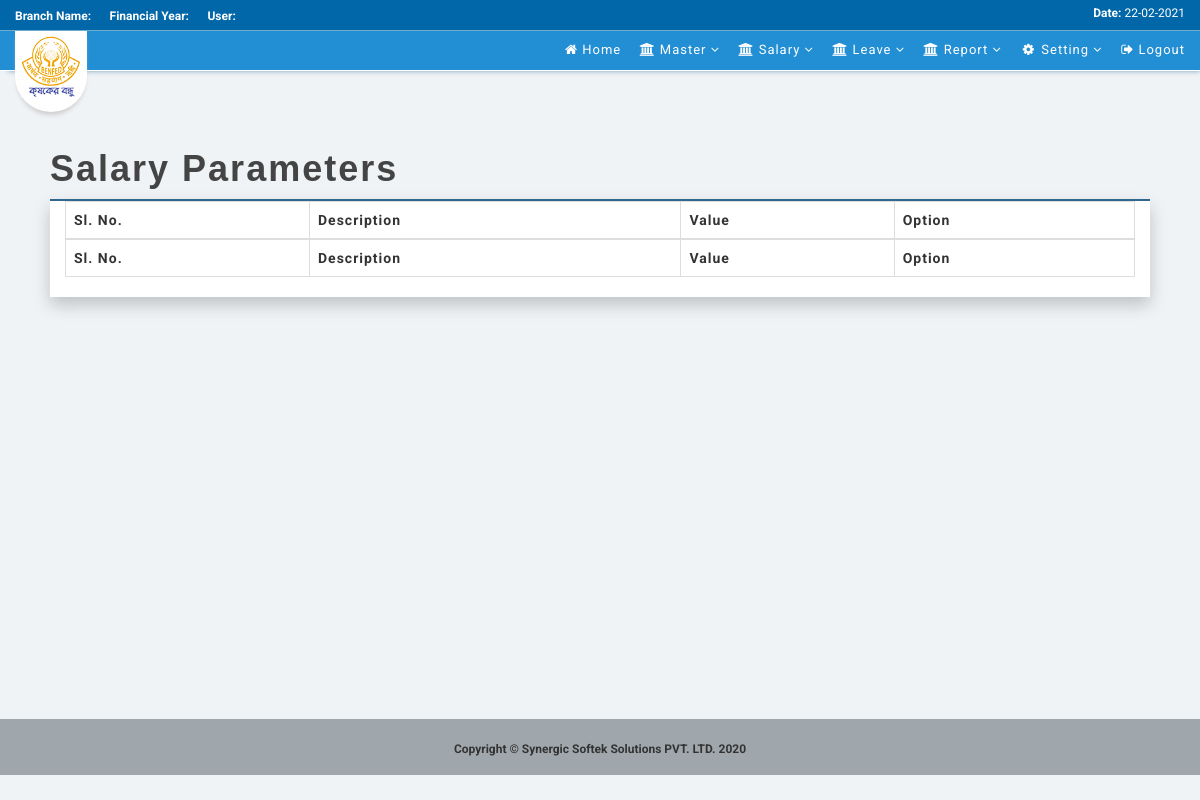
Page /index.php/admin/parameter on the earlier database version.
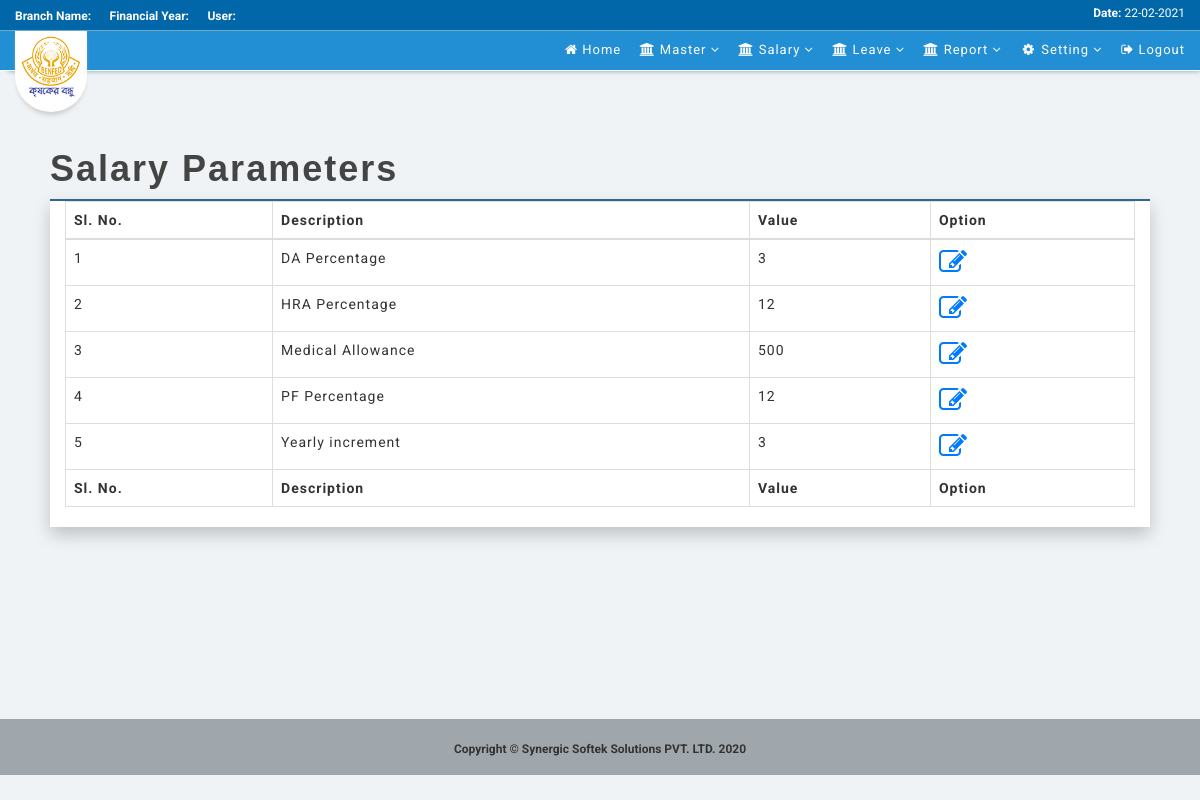
Same page on the later database version.
### tables this page shows
CREATE TABLE `md_parameters` (
  `sl_no` int(11) NOT NULL,
  `param_desc` varchar(100) NOT NULL,
  `param_value` varchar(100) NOT NULL,
  `modified_by` varchar(50) DEFAULT NULL,
  `modified_dt` datetime DEFAULT NULL
);

### application/controllers/Admin.php (called while the page is built, shortened)
<?php
	class Admin extends CI_Controller{
		public function __construct(){
			$this->load->model('Login_Process');
			$this->load->model('Admin_Process');
		}
		public function parameter(){
    		$this->load->view('post_login/payroll_main');
    		$param_dtls['parameter'] = $this->Admin_Process->f_get_particulars("md_parameters",NULL,NULL,0);
			$this->load->view('parameter/dashboard', $param_dtls);
    		$this->load->view('post_login/footer');
		}
	}
?>

### index.php (called while the page is built, shortened)
<?php
require_once BASEPATH.'core/CodeIgniter.php';

### application/models/Admin_Process.php (called while the page is built, shortened)
<?php
	class Admin_Process extends CI_Model{
		public function f_get_particulars($table_name, $select=NULL, $where=NULL, $flag) {
			$result		=	$this->db->get($table_name);
			if($flag == 1) {
				return $result->row();
			}else {
				return $result->result();
			}
		}
    }
?>

### application/views/parameter/dashboard.php (the view, shortened to what this page needs)
<div class="wraper">
        <div class="row">
            <div class="col-lg-9 col-sm-12">
                <h1><strong>Salary Parameters</strong></h1>
            </div>
        </div>
        <div class="col-lg-12 container contant-wraper">
            <table class="table table-bordered table-hover">
                <thead>
                    <tr>
                        <th>Sl. No.</th>
                        <th>Description</th>
                        <th>Value</th>
                        <th>Option</th>
                    </tr>
                </thead>
                <tbody>
                    <?php
                        foreach($parameter as $key)
                        {
                    ?>
                    <tr>
                        <td><?php echo $key->sl_no; ?></td>
                        <td><?php echo $key->param_desc; ?></td>
                        <td><?php echo $key->param_value; ?></td>
                        <td>
                            <a href="vlsedt?sl_no=<?php echo $key->sl_no; ?>"
                                data-toggle="tooltip"
                                data-placement="bottom"
                                title="Edit"
                            >
                                <i class="fa fa-edit fa-2x" style="color: #007bff"></i>
                            </a>
                        </td>
                    </tr>
                    <?php
                        }
                    ?>
                </tbody>
                <tfoot>
                    <tr>
                        <th>Sl. No.</th>
                        <th>Description</th>
                        <th>Value</th>
                        <th>Option</th>
                    </tr>
                </tfoot>
            </table>
        </div>
    </div>

### application/views/post_login/payroll_main.php (shortened to what this page needs)
<!DOCTYPE html>
<html>
    <head><meta http-equiv="Content-Type" content="text/html; charset=utf-8">
         <link href="<?php echo base_url("/assets/css/bootstrap.min.css");?>" rel="stylesheet">
        <link rel="stylesheet" href="https://cdnjs.cloudflare.com/ajax/libs/font-awesome/4.7.0/css/font-awesome.min.css">
        <link rel="stylesheet" href="<?php echo base_url("/assets/css/sb-admin.css");?>">
        <link rel="stylesheet" href="<?php echo base_url("/assets/css/select2.css");?>">
       <link href="<?php echo base_url("/assets/css/bootstrap-toggle.css");?>" rel="stylesheet">
    <link href="<?php echo base_url("/assets/css/jquery.dataTables.css");?>" rel="stylesheet">
    <link href="<?php echo base_url("/assets/css/apps.css");?>" rel="stylesheet">
    </head>
    <body id="page-top" style="background-color: #eff3f6;">
        <header class="header_class">
<ul class="header_top">
    <li><strong>Branch Name: </strong><?php if(isset($this->session->userdata['loggedin']['branch_name'])){ echo $this->session->userdata['loggedin']['branch_name'];}?></li>
    <li><strong>Financial Year: </strong><?php if(isset($this->session->userdata['loggedin']['fin_yr'])){ echo $this->session->userdata['loggedin']['fin_yr'];}?></li>
    <li><strong>User: </strong><?php if(isset($this->session->userdata['loggedin']['user_name'])){ echo $this->session->userdata['loggedin']['user_name'];}?></li>
    <li class="date"><strong>Date: </strong> <?php echo date("d-m-Y");?></li>
</ul>
</header>
        <nav class="navbar navbar-inverse bg-primary">
                <div class="col-sm-2 logo_sec_main">
                    <div class="logo_sec">
                    <img src="<?php echo base_url("/benfed.png");?>" />
                    </div>
                </div>
<div class="col-sm-10 navbarSectio">
                    <div class="dropdown">
                    <div class="dropbtn">
                    <a href="<?php echo site_url("Payroll_Login/main");?>" style="color: white; text-decoration: none;"><i class="fa fa-home"></i> Home</a>
                    </div>
                    </div>
                    <?php if($this->session->userdata['loggedin']['user_type']!="U" ){?>
                    <div class="dropdown">
                        <div class="dropbtn">
                            <i class="fa fa-university" aria-hidden="true"></i>
                                Master
                            <i class="fa fa-angle-down"></i>
                        </div>
                    </div>
                    <?php } ?>
                    <div class="dropdown">
                        <div class="dropbtn">
                            <i class="fa fa-university" aria-hidden="true"></i>
                                Salary
                            <i class="fa fa-angle-down"></i>
                        </div>
                    </div>
                    <div class="dropdown">
                        <div class="dropbtn">
                            <i class="fa fa-university" aria-hidden="true"></i>
                                Leave
                            <i class="fa fa-angle-down"></i>
                        </div>
                    </div>
                    <div class="dropdown">
                        <div class="dropbtn">
                            <i class="fa fa-university" aria-hidden="true"></i>
                                Report
                            <i class="fa fa-angle-down"></i>
                        </div>
                    </div>
                    <div class="dropdown">
                        <div class="dropbtn">
                                <i class="fa fa-cog fa-spin fa-fw" aria-hidden="true"></i>
                                Setting
                                <i class="fa fa-angle-down"></i>
                            </div>
                        </div>
                    <div class="dropdown">
                    <div class="dropdown">
                        <div class="dropbtn">
                            <a href="<?php echo site_url("Payroll_Login/logout") ?>" style="color: white; text-decoration: none;"><i class="fa fa-sign-out" aria-hidden="true"></i> Logout</a>
                        </div>
                    </div>
                </div>
        </nav>
    <section>

### application/views/post_login/footer.php (shortened to what this page needs)
        </section>
        <footer class="sticky-footer" style="background-color: #a0a7ac; text-align: center;">
           <span style="line-height: 5; font-size: 12px;"><strong>Copyright © Synergic Softek Solutions PVT. LTD. 2020</strong></span>
        </footer>
    </body>
</html>

### assets/css/sb-admin.css (style rules this page uses)
h1 { color: #444; font-family: Poppins,sans-serif; letter-spacing: 2px; }
nav { font-family: Poppins,sans-serif; letter-spacing: 1px; }
table { letter-spacing: 1px; }
.dropbtn { color: #f5f5f5; padding: 16px; font-size: 14px; }
.dropdown { position: relative; display: inline-block; }
.wraper { margin-left: 50px; margin-right: 50px; }
.contant-wraper { border-top: 2px solid #32678d; box-shadow: 0px 8px 16px 0px rgba(0,0,0,0.2); background-color: white; margin-bottom: 100px; overflow: auto; }
footer.sticky-footer { position: relative; clear: both; width: 100%; height: 56px; background-color: #e9ecef; line-height: 55px; }
@media (min-width: 992px) { footer.sticky-footer { width: calc(100% - 0px); } }
section { min-height:590px; }

### assets/css/apps.css (style rules this page uses)
body { font-family: 'Roboto', sans-serif; }
.header_class { background-color: #0167a8; border:none; padding:5px 15px; border-radius: 0; color: #fff; width: 100%; border-bottom: #6dacca solid 1px; }
ul.header_top { margin:0; padding: 0; list-style-type: none; }
ul.header_top li { display: inline-block; font-size: 12px; margin-right: 15px; line-height:16px; color: #fff; }
ul.header_top li.date { float: right; margin: 0; }
.logo_sec_main { position: relative; }
.logo_sec { padding:5px 6px 15px 6px; background:#fff; border-radius: 0 0 50px 50px; display: inline-block; overflow: hidden; position: absolute; box-shadow:0 5px 4px -2px #d0cece; }
.logo_sec img { max-width: 60px; height: auto; }
nav.navbar { background-color: #228ed3; border:none; border-radius: 0; color: #9194a0; min-height: 40px; box-shadow: 4px 4px 5px -4px #769eb7; border-bottom: #fff solid 1px; }
nav { font-family: 'Roboto', sans-serif; }
.navbarSectio { text-align: right; padding-top:3px; }
.dropbtn { color:#fff; padding: 7px; font-size: 13px; }
.navbarSectio .dropdown:last-child .dropbtn { padding-right: 0; }
.navbar { margin-bottom: 58px; }
.row { margin-left: -15px !important; }

Differences in the rows shown:
added md_parameters: sl_no "1", param_desc "DA Percentage", param_value "3"
added md_parameters: sl_no "2", param_desc "HRA Percentage", param_value "12"
added md_parameters: sl_no "3", param_desc "Medical Allowance", param_value "500"
added md_parameters: sl_no "4", param_desc "PF Percentage", param_value "12"
added md_parameters: sl_no "5", param_desc "Yearly increment", param_value "3"
